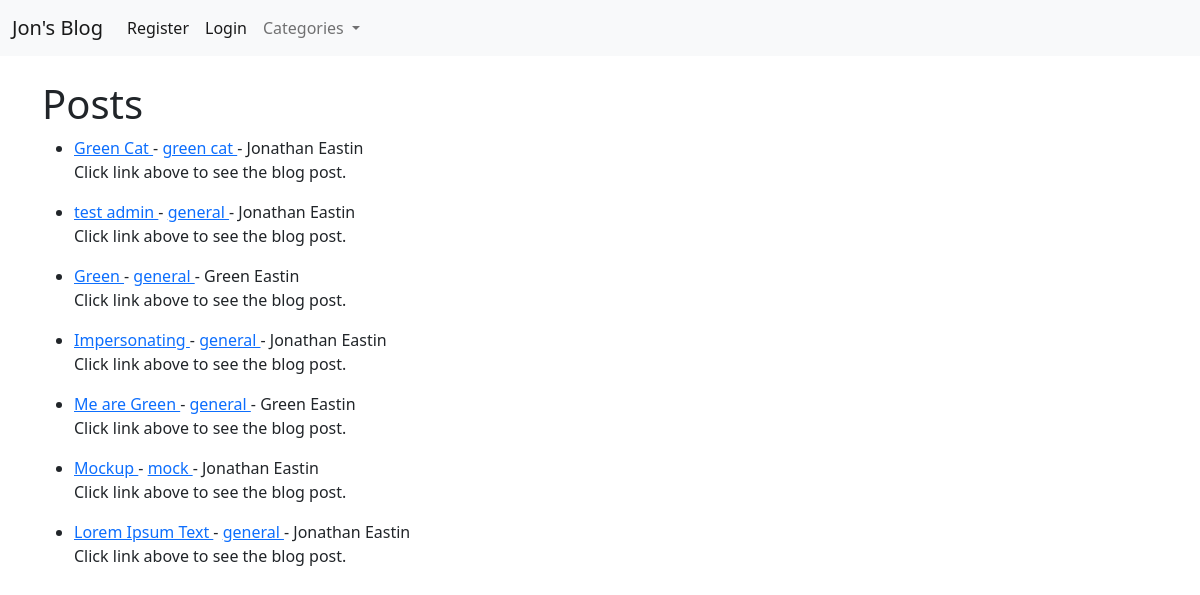
/, run on an earlier commit of the app's database.
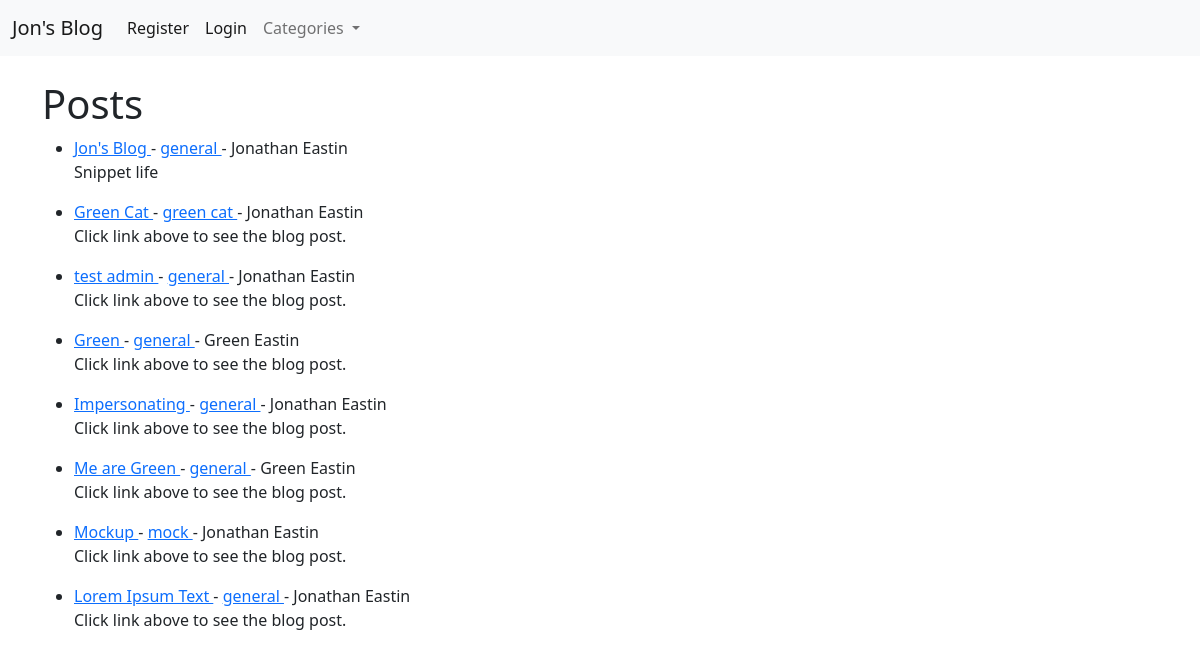
And on a later commit of the database.
### JonsBlog/models.py (models this page shows, shortened)
class Post(models.Model):
    title = models.CharField(max_length=255, default="Jon's Blog")
    title_tag = models.CharField(max_length=255)
    author = models.ForeignKey(User, on_delete=models.CASCADE)
    body = RichTextField(blank=True, null=True)
    publication_date = models.DateField(auto_now_add=True)
    publication_time = models.TimeField(auto_now_add=True)
    category = models.CharField(max_length=255, default="general")
    snippet = models.CharField(max_length=255)
    likes = models.ManyToManyField(User, related_name='blog_posts')

### JonsBlog/views.py (the view)
# urls.py: path('', HomeView.as_view(), name="home"),
class HomeView(ListView):
    model = Post
    template_name = 'home.html'
    ordering = ['-publication_time']
    def get_context_data(self, *args, **kwargs):
        cat_menu = Category.objects.all()
        context = super(HomeView, self).get_context_data(*args, **kwargs)
        context["cat_menu"] = cat_menu
        return context

### JonsBlog/models.py (called while the page is built)
    def __str__(self):
        return self.name

### JonsBlog/templates/home.html (shortened to what this page needs)
{% extends 'base.html' %}
{% block content %}
<h1>Posts</h1>
{% for post in object_list %}
    <ul>
        <li>
            <a href="{% url 'article-detail' post.pk %}">
				{{ post.title }}
			</a>
			-
			<a href="{% url 'category' post.category|slugify %}">
				{{ post.category }}
			</a>
            - {{ post.author.first_name }}
            {{ post.author.last_name }}
			<br/>
            {{ post.snippet }}
        </li>
    </ul>
{% endfor %}
{% endblock %}

### JonsBlog/templates/base.html (shortened to what this page needs)
<!doctype html>
<html lang="en">
  <head>
    <link href="https://cdn.jsdelivr.net/npm/bootstrap@5.2.2/dist/css/bootstrap.min.css"
          rel="stylesheet"
>
  </head>
  <body>
    <nav class="navbar navbar-expand-lg bg-light">
	  <div class="container-fluid">
		<a class="navbar-brand" href="{% url 'home' %}">Jon's Blog</a>
		<div class="collapse navbar-collapse" id="navbarSupportedContent">
		  <ul class="navbar-nav me-auto mb-2 mb-lg-0">
			{% if user.is_authenticated %}
				<li class="nav-item">
				  <a class="nav-link active" aria-current="page" href="{% url 'add-post' %}">
					Add Post
				  </a>
				</li>
			  	<li class="nav-item">
				  <a class="nav-link active" aria-current="page" href="{% url 'add-category' %}">
					Add Category
				  </a>
				</li>
				<li class="nav-item">
				  <a class="nav-link active" aria-current="page" href="{% url 'logout' %}">
					Logout
				  </a>
				</li>
                <li class="nav-item">
				  <a class="nav-link active" aria-current="page" href="{% url 'edit_profile' %}">
					Edit Profile
				  </a>
				</li>
			{% else %}
				<li class="nav-item">
				  <a class="nav-link active" aria-current="page" href="{% url 'register' %}">
					Register
				  </a>
				</li>
				<li class="nav-item">
				  <a class="nav-link active" aria-current="page" href="{% url 'login' %}">
					Login
				  </a>
				</li>
			{% endif %}
			{% if cat_menu %}
			  <li class="nav-item dropdown">
          		<a class="nav-link dropdown-toggle" href="#" role="button" data-bs-toggle="dropdown"
                   aria-expanded="false">
            		Categories
          		</a>
			  </li>
            {% else %}
                <li class="nav-item">
				  <a class="nav-link active" aria-current="page" href="{% url 'category-list' %}">
                    Category List
				  </a>
				</li>
			{% endif %}
          </ul>
		</div>
	  </div>
	</nav>
    <br/>
    <div class="container">
        {% block content %}
        {% endblock %}
    </div>
  </body>
</html>

What changed in the data, as far as the page shows it:
added Post: title "Jon's Blog", category "general", author.first_name "Jonathan", author.last_name "Eastin", snippet "Snippet life"
